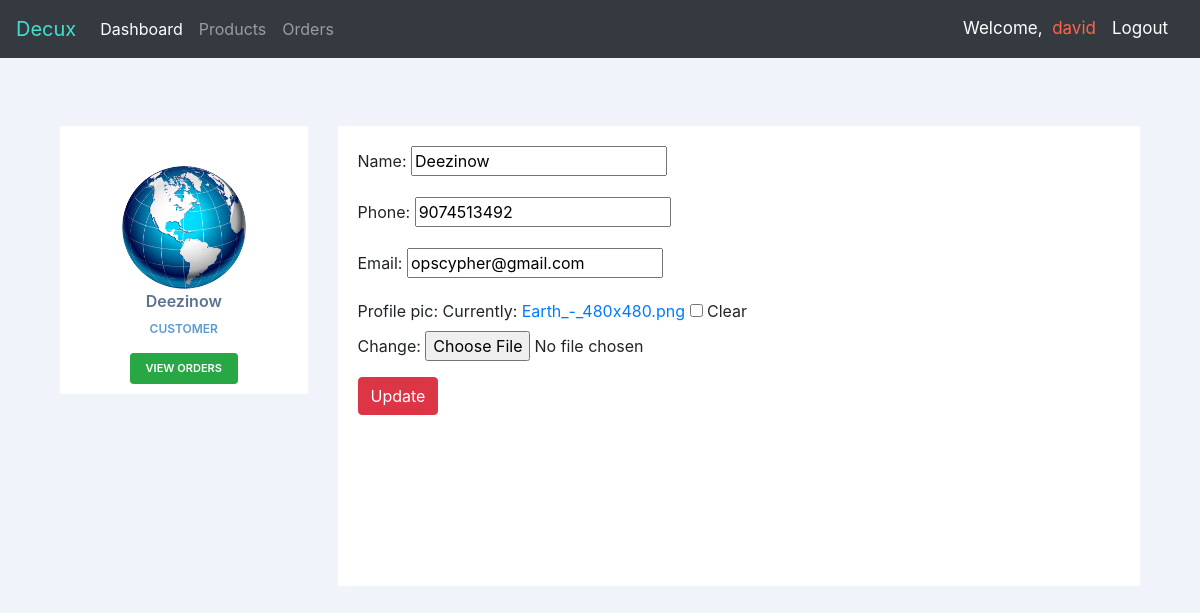
The page /account/update/5 (signed in) on the database its author committed.
### accounts/models.py (models this page shows, shortened)
class Customer(models.Model):
    user = models.OneToOneField(User, on_delete=models.CASCADE, null=True)
    name = models.CharField(max_length=200, blank=False)
    Phone = models.CharField(max_length=200)
    email = models.CharField(max_length=200)
    registered = models.DateTimeField(auto_now_add=True)
    slug = models.SlugField(allow_unicode=True,unique=True)
    profile_pic = models.ImageField(default="signup.png",null=True, blank=True)

### accounts/decorators.py (the view)
    def wrapper_function(request, *args, **kwargs):
        group = None
        if request.user.groups.exists():
            group = request.user.groups.all()[0].name
        if group == 'Customer':
            return redirect('accounts:user')
        if group == 'admin' or request.user.is_staff:
            return view_func(request, *args, **kwargs)

### accounts/forms.py
class CustomerForm(ModelForm):
    class Meta:
        model = Customer
        fields = '__all__'
        exclude = ['user','slug']

### accounts/views.py (called while the page is built, shortened)
@login_required(login_url='login')
@admin_only
def updateCustomer(request,pk):
    customer= Customer.objects.get(id=pk)
    form = forms.CustomerForm(instance=customer)
    context = {
        'form':form,
        'customer': customer
    }
    return render(request, 'accounts/update_customer.html', context)

### accounts/templates/accounts/update_customer.html (shortened to what this page needs)
{% extends "cms/base.html" %}
{%load static %}
{% block content %}
<head>
   <link rel="stylesheet" href="{% static '/css/master.css' %}">
</head>
<br>
<br>
<div class="row profile">
    <div class="col-md-3">
        <div class="profile-sidebar">
            <div class="profile-usertitle">
                <div class="profile-userpic">
                    <img src="{{customer.profile_pic.url}}" class="img-responsive" alt="">
                </div>
                <div class="profile-usertitle-name">
                    {{customer.name}}
                </div>
                <div class="profile-usertitle-job">
                    Customer
                </div>
            </div>
            <div class="profile-userbuttons">
                <button type="button" class="btn btn-success btn-sm">View Orders</button>
            </div>
        </div>
        </div>
        <div class="col-md-9">
            <div class="profile-content">
               <form action="" method="post" enctype="multipart/form-data">
                    {{form.as_p}}
                    <input type="submit" class="btn-danger btn" value="Update">
                </form>
            </div>
        </div>
        </div>
        {% endblock %}

### templates/cms/navbar.html (shortened to what this page needs)
<nav class="navbar navbar-expand-lg navbar-dark bg-dark">
    <a class="navbar-brand" href="{% url 'home' %}" style="color: turquoise;">Decux</a>
    <div class="collapse navbar-collapse" id="navbarNavAltMarkup">
      {%if request.user.is_staff %}
      <div class="navbar-nav justify-content-end">
        <a class="nav-item nav-link active" href="{% url 'home' %}">Dashboard</a>
        <a class="nav-item nav-link" href="{% url 'accounts:products' %}">Products</a>
        <a class="nav-item nav-link" href="#">Orders</a>
       </div>
       {%endif%}
    </div>
    {%if user.is_authenticated %}
    <span class="user">Welcome, &nbsp;<a style="text-decoration: none; color: tomato;"href="{% url 'accounts:edit' %}">{{ request.user}}</a></span>
    <a class="user nav-item nav-link" href="{%url 'logout' %}">Logout</a>
    {%endif%}
  </nav>

### static/css/master.css (style rules this page uses)
body { background: #F1F3FA; }
.profile { margin: 20px 0; }
.profile-sidebar { padding: 20px 0 10px 0; background: #fff; }
.profile-userpic img { text-align: center; float: none; margin: 0 auto; width: 50%; height: 50%; -webkit-border-radius: 50% !important; -moz-border-radius: 50% !important; border-radius: 50% !important; }
.profile-usertitle { text-align: center; margin-top: 20px; }
.profile-usertitle-name { color: #5a7391; font-size: 16px; font-weight: 600; margin-bottom: 7px; }
.profile-usertitle-job { text-transform: uppercase; color: #5b9bd1; font-size: 12px; font-weight: 600; margin-bottom: 15px; }
.profile-userbuttons { text-align: center; margin-top: 10px; }
.profile-userbuttons .btn { text-transform: uppercase; font-size: 11px; font-weight: 600; padding: 6px 15px; margin-right: 5px; }
.profile-userbuttons .btn:last-child { margin-right: 0px; }
.profile-content { padding: 20px; background: #fff; min-height: 460px; }

### templates/cms/navbar.html (style rules this page uses)
.user { color: #ffffff; font-size: 17px; }

### accounts/templates/accounts/update_customer.html (style rules this page uses)
img { height: 100px; }

### rows shown on the page
Customer: profile_pic (picture), name "Deezinow", Phone "9074513492", email "opscypher@gmail.com"

### other values the page prints
{{ request.user }} "david"
